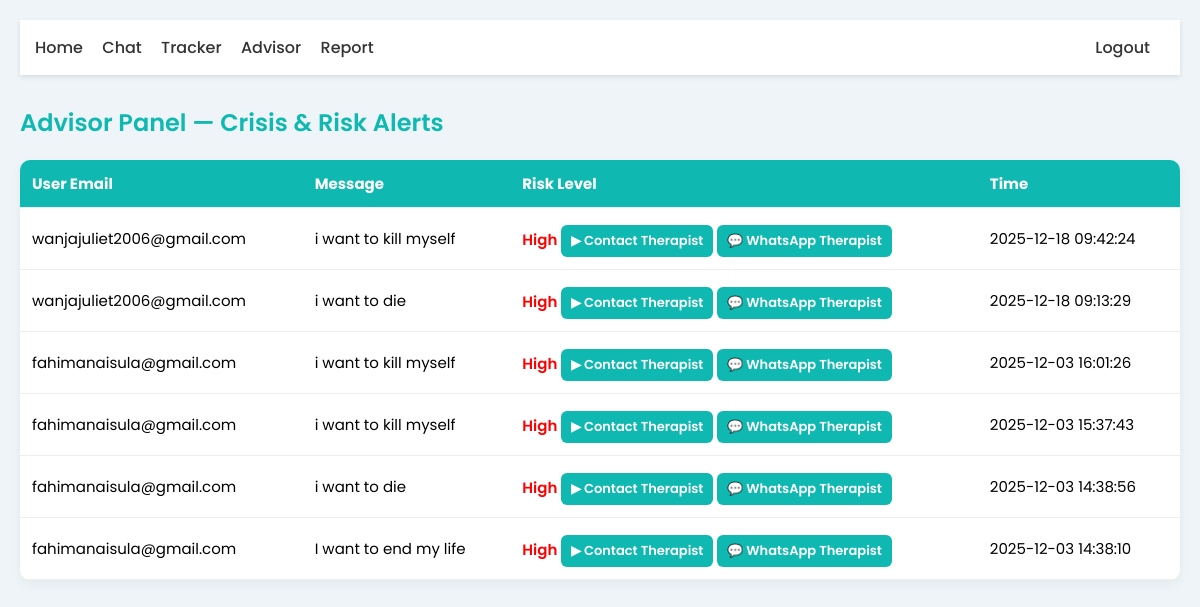
Screenshot of /advisor (signed in) with the database file from the repository.
### models.py (models this page shows)
class User(db.Model):
    id = db.Column(db.Integer, primary_key=True)
    email = db.Column(db.String(120), unique=True, nullable=False)
    password = db.Column(db.String(200), nullable=False)
    chats = db.relationship("Chat", backref="user", lazy=True)
    moods = db.relationship("Mood", backref="user", lazy=True)
    alerts = db.relationship("Alert", backref="user", lazy=True)

class Alert(db.Model):
    id = db.Column(db.Integer, primary_key=True)
    risk = db.Column(db.String(50))      # High | Moderate | Low
    message = db.Column(db.Text)
    time = db.Column(db.String(50))
    user_id = db.Column(db.Integer, db.ForeignKey("user.id"), nullable=False)

### app.py (the view)
@app.route("/advisor")
@login_required
def advisor():
    alerts = Alert.query.order_by(Alert.id.desc()).all()
    formatted = []
    for a in alerts:
        user = db.session.get(User, a.user_id)
        formatted.append({
            "email": user.email if user else "Unknown",
            "message": a.message,
            "risk": a.risk,
            "time": a.time,
            "user_id": a.user_id
        })
    return render_template("advisor.html", alerts=formatted)

### app.py (called while the page is built)
def login_required(fn):
    from functools import wraps
    @wraps(fn)
    def wrapper(*args, **kwargs):
        if "user" not in session:
            return redirect(url_for("login"))
        return fn(*args, **kwargs)
    return wrapper

### templates/advisor.html (shortened to what this page needs)
<!DOCTYPE html>
<html lang="en">
<head>
</head>
<body>
<nav>
    <a href="/home">Home</a>
    <a href="/chat">Chat</a>
    <a href="/tracker">Tracker</a>
    <a href="/advisor">Advisor</a>
    <a href="/report">Report</a>
    <a href="/logout" style="float:right;">Logout</a>
</nav>
<h2>Advisor Panel — Crisis & Risk Alerts</h2>
<table>
    <tr>
        <th>User Email</th>
        <th>Message</th>
        <th>Risk Level</th>
        <th>Time</th>
    </tr>
    {% for a in alerts %}
    <tr>
        <td>{{ a.email }}</td>
        <td>{{ a.message }}</td>
        <td class="{% if a.risk == 'High' %}risk-high{% else %}risk-moderate{% endif %}">
            {{ a.risk }}
            {% if a.risk == 'High' %}
                <a class="btn-link" href="/therapist/{{ a.user_id }}">▶ Contact Therapist</a>
                <a class="btn-link"
                    href="https://wa.me/254795520633?text=URGENT:%20High-risk%20alert%20for%20user%20{{ a.email }}."
                    target="_blank">
                    💬 WhatsApp Therapist
                </a>
            {% endif %}
        </td>
        <td>{{ a.time }}</td>
    </tr>
    {% endfor %}
</table>
</body>
</html>

### templates/advisor.html (style rules this page uses)
body { font-family: 'Poppins', sans-serif; background: #eef4f7; margin: 0; padding: 20px; }
nav { background: white; padding: 15px; box-shadow: 0 2px 5px rgba(0,0,0,0.1); }
nav a { margin-right: 15px; text-decoration: none; font-weight: 500; color: #333; }
h2 { margin-top: 30px; color: #0fb9b1; font-weight: 600; }
table { width: 100%; border-collapse: collapse; background: white; border-radius: 10px; overflow: hidden; margin-top: 15px; box-shadow: 0 4px 12px rgba(0,0,0,0.05); }
th, td { padding: 12px; border-bottom: 1px solid #eee; font-size: 15px; }
th { background: #0fb9b1; color: white; text-align: left; }
.risk-high { color: red; font-weight: 600; }
.btn-link { display: inline-block; padding: 6px 10px; margin-top: 5px; background: #0fb9b1; color: white; text-decoration: none; border-radius: 6px; font-size: 13px; }

### rows the page displays
User: email "wanjajuliet2006@gmail.com" "wanjajuliet2006@gmail.com"
Alert: message "i want to kill myself", risk "High", time "2025-12-18 09:42:24"
Alert: message "i want to die", risk "High", time "2025-12-18 09:13:29"
User: email "fahimanaisula@gmail.com" "fahimanaisula@gmail.com" "fahimanaisula@gmail.com" "fahimanaisula@gmail.com"
Alert: message "i want to kill myself", risk "High", time "2025-12-03 16:01:26"
Alert: message "i want to kill myself", risk "High", time "2025-12-03 15:37:43"
Alert: message "i want to die", risk "High", time "2025-12-03 14:38:56"
Alert: message "I want to end my life", risk "High", time "2025-12-03 14:38:10"
